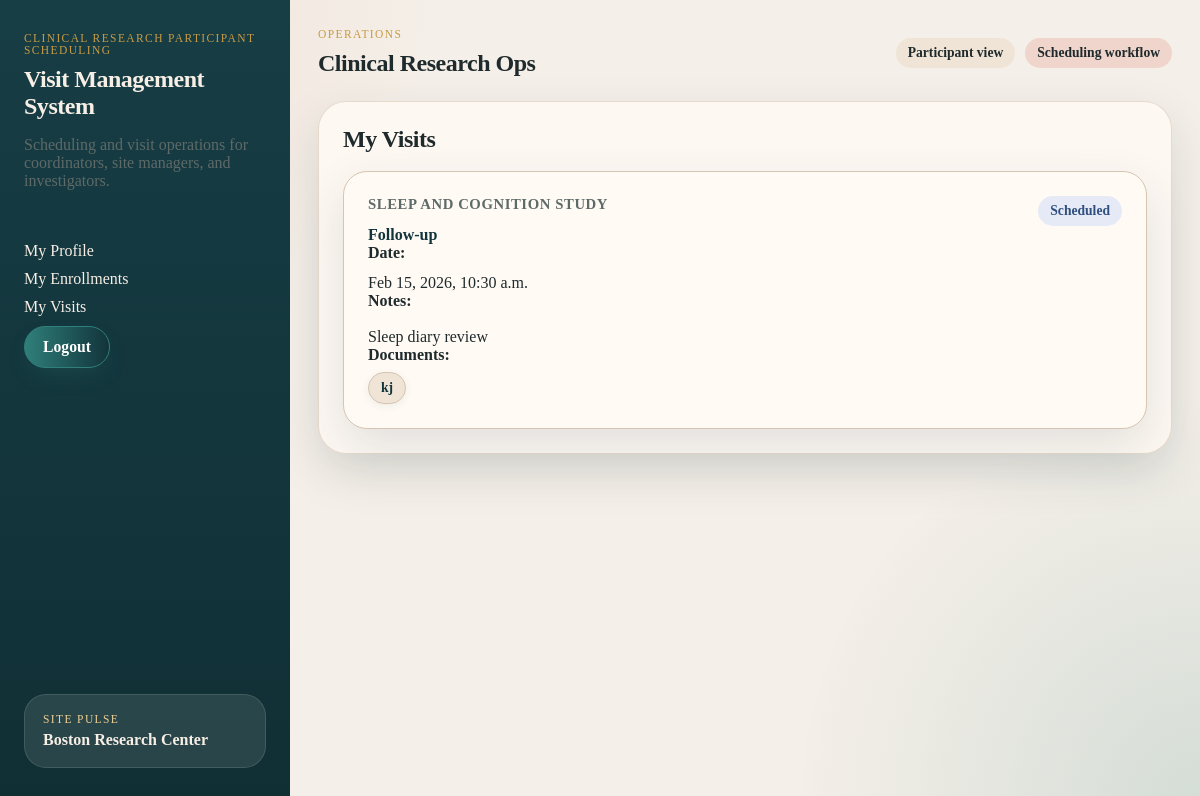
/project/my/visits/ (signed in), run on the app's committed database.
### project/models.py (models this page shows, shortened)
class Visit(models.Model):
    enrollment = models.ForeignKey(Enrollment, on_delete=models.CASCADE)  # Link to enrollment
    visit_date = models.DateTimeField()  # Date and time of visit
    visit_type = models.CharField(max_length=100)  # e.g., 'screening', 'follow-up'
    VISIT_STATUS_CHOICES = [
        ('scheduled', 'Scheduled'),
        ('completed', 'Completed'),
        ('canceled', 'Canceled'),
        ('missed', 'Missed'),
    ]
    status = models.CharField(
        max_length=20,
        choices=VISIT_STATUS_CHOICES,
        default='scheduled'
    )
    notes = models.TextField()  # Staff notes

class Study(models.Model):
    title = models.CharField(max_length=200)  # Study title
    protocol_number = models.CharField(max_length=50)  # Unique protocol identifier
    description = models.TextField()  # Study description
    STUDY_STATUS_CHOICES = [
        ('active', 'Active'),
        ('closed', 'Closed'),
        ('paused', 'Paused'),
    ]
    status = models.CharField(
        max_length=20,
        choices=STUDY_STATUS_CHOICES,
        default='active'
    )

class VisitDocument(models.Model):
    visit = models.ForeignKey(Visit, on_delete=models.CASCADE)  # Link to visit
    title = models.CharField(max_length=200)  # Document title
    file = models.FileField(upload_to='documents/')  # Uploaded file
    description = models.TextField()  # Description of the document

### project/views.py (the view)
# urls.py: path("my/visits/", MyVisitsView.as_view(), name="my_visits"),
class MyVisitsView(ParticipantRequiredMixin, ListView):
    model = Visit
    template_name = "project/my_visits.html"
    context_object_name = "visits"
    def get_queryset(self):
        participant = self.request.user.userprofile.participant
        return Visit.objects.filter(
            enrollment__participant=participant
        ).select_related(
            "enrollment",
            "enrollment__study"
        ).order_by("visit_date")
    def get_context_data(self, **kwargs):
        context = super().get_context_data(**kwargs)
        for visit in context["visits"]:
            visit.study_title = visit.enrollment.study.title if visit.enrollment and visit.enrollment.study else ""
            visit.documents = visit.visitdocument_set.all().order_by("title")
        return context

### project/views.py (called while the page is built)
    def test_func(self):
        return hasattr(self.request.user, 'userprofile') and \
               self.request.user.userprofile.role == 'participant'

### project/templates/project/my_visits.html (shortened to what this page needs)
{% extends "project/base.html" %}
{% block content %}
<section class="panel visits-panel">
  <h2>My Visits</h2>
  {% if visits %}
    <div class="visit-cards">
      {% for visit in visits %}
        <div class="visit-card">
          <div class="visit-card-header">
            <div class="visit-study">{{ visit.study_title }}</div>
            <span class="badge visit-badge visit-{{ visit.status }}">{{ visit.get_status_display }}</span>
          </div>
          <div class="visit-type"><strong>{{ visit.visit_type }}</strong></div>
          <div class="visit-meta">
            <strong>Date:</strong> {{ visit.visit_date|date:'M j, Y, g:i a' }}
          </div>
          {% if visit.notes %}
            <div class="visit-notes"><strong>Notes:</strong> {{ visit.notes }}</div>
          {% endif %}
          {% if visit.documents.exists %}
            <div class="visit-documents">
              <strong>Documents:</strong>
              <div class="document-chip-row">
                {% for document in visit.documents %}
                  <a href="{{ document.file.url }}" target="_blank" class="doc-chip">{{ document.title }}</a>
                {% endfor %}
              </div>
            </div>
          {% endif %}
        </div>
      {% endfor %}
    </div>
  {% else %}
    <div class="empty-state">
      <div>No visits scheduled or completed yet.</div>
    </div>
  {% endif %}
</section>
{% endblock %}

### static/project.css (style rules this page uses)
.document-chip-row { display: flex; flex-wrap: wrap; gap: 0.5em; margin-top: 0.5em; }
.doc-chip { display: inline-block; padding: 0.5em 1.1em; border-radius: 999px; background: linear-gradient(90deg, #e6eaf7 0%, #f0e4d6 100%); color: #12343b; font-weight: 600; font-size: 1rem; box-shadow: 0 2px 8px rgba(18, 52, 59, 0.07); border: 1px solid #d6c5b2; transition: background 0.18s, color 0.18s, box-shadow 0.18s; text-decoration: none; }
:root { --bg: #f4efe8; --panel: #fffaf4; --panel-strong: #f0e4d6; --line: #d6c5b2; --text: #1f2a2c; --muted: #5e6a68; --navy: #12343b; --teal: #2f7f7a; --coral: #d66a4d; --gold: #c79b45; --danger: #b2493d; --shadow: 0 18px 48px rgba(18, 52, 59, 0.12); }
* { box-sizing: border-box; }
html, body { margin: 0; padding: 0; }
body { font-family: Georgia, "Times New Roman", serif; color: var(--text); background: radial-gradient(circle at top left, rgba(214, 106, 77, 0.12), transparent 30%), radial-gradient(circle at bottom right, rgba(47, 127, 122, 0.16), transparent 28%), var(--bg); }
a { color: inherit; text-decoration: none; }
h1, h2, h3, h4 { margin: 0; font-family: "Palatino Linotype", "Book Antiqua", Palatino, serif; letter-spacing: -0.02em; }
.hero, .detail-hero, .panel, .day-card { padding: 24px; border-radius: 28px; background: rgba(255, 250, 244, 0.88); border: 1px solid rgba(214, 197, 178, 0.6); box-shadow: var(--shadow); }
.brand-copy, .subtle, .hero-copy, .metric-card span, .list-row p, .study-card p, .detail-list dt, .bullet-list, .status-card span, .study-protocol, .row-meta, .hero-label, .empty-state, .visit-study, .enrollment-protocol { color: var(--muted); }
.study-protocol, .visit-study, .enrollment-protocol { font-size: 0.92rem; font-weight: 600; letter-spacing: 0.04em; text-transform: uppercase; }
.study-card-title, .profile-name, .enrollment-title, .visit-type { color: var(--navy); }
.pill, .badge, .doc-chip, .status-badge, .screening-badge, .visit-badge { display: inline-flex; align-items: center; justify-content: center; width: fit-content; padding: 7px 12px; border-radius: 999px; font-size: 0.85rem; font-weight: 700; background: var(--panel-strong); }
.status-completed, .visit-badge.visit-scheduled { background: #e6eaf7; color: #2f4f7f; }
.profile-panel, .enrollments-panel, .visits-panel, .enrollment-cards, .visit-cards, .visit-notes, .empty-icon { display: grid; gap: 18px; }
.profile-card, .enrollment-card, .visit-card { padding: 24px; border-radius: 24px; background: var(--panel); border: 1px solid var(--line); box-shadow: var(--shadow); }
.profile-header, .enrollment-card-header, .visit-card-header { display: flex; justify-content: space-between; gap: 16px; align-items: flex-start; }
.profile-contact, .profile-summary, .visit-meta { display: grid; gap: 12px; }

### data on the page
Visit: study_title "SLEEP AND COGNITION STUDY", status "Scheduled", visit_type "Follow-up", visit_date "Feb 15, 2026, 10:30 a.m.", notes "Sleep diary review"
VisitDocument: title "kj"
